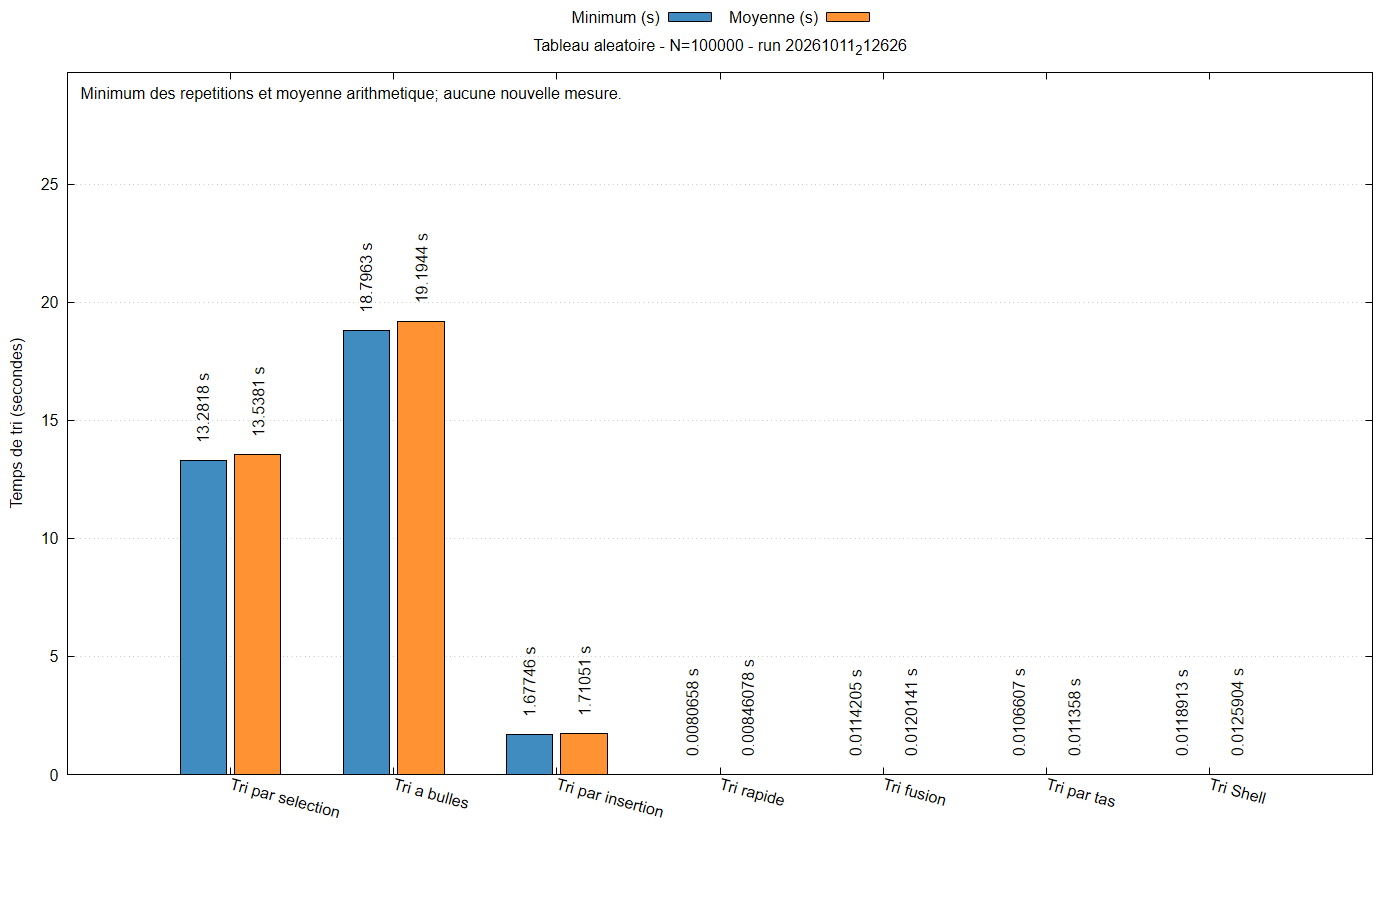

Here is the gnuplot script that generated this plot:
set encoding utf8
set terminal pngcairo size 1400,900 font 'Arial,12'
set output 'graphiques/20261011_212626/histogrammes/aleatoire_100000.png'
set datafile separator ';'
set datafile missing 'non_mesure'
set title 'Tableau aleatoire - N=100000 - run 20261011_212626'
set ylabel 'Temps de tri (secondes)'
set style data histograms
set style histogram clustered gap 1
set style fill solid 0.85 border -1
set boxwidth 0.85
set grid ytics
set key outside top center horizontal
set xtics rotate by -15
set bmargin 7
set yrange [0:29.751340181]
set label 1 'Minimum des repetitions et moyenne arithmetique; aucune nouvelle mesure.' at graph 0.01,0.97 front
plot 'graphiques/20261011_212626/histogrammes/aleatoire_100000.dat' every ::1 using 2:xticlabels(1) title 'Minimum (s)' lc rgb '#1f77b4', '' every ::1 using 3 title 'Moyenne (s)' lc rgb '#ff7f0e', '' every ::1 using ($0-0.17):2:(sprintf('%.6g s',column(2))) with labels rotate by 90 left offset 0,1 notitle, '' every ::1 using ($0+0.17):3:(sprintf('%.6g s',column(3))) with labels rotate by 90 left offset 0,1 notitle
unset output
